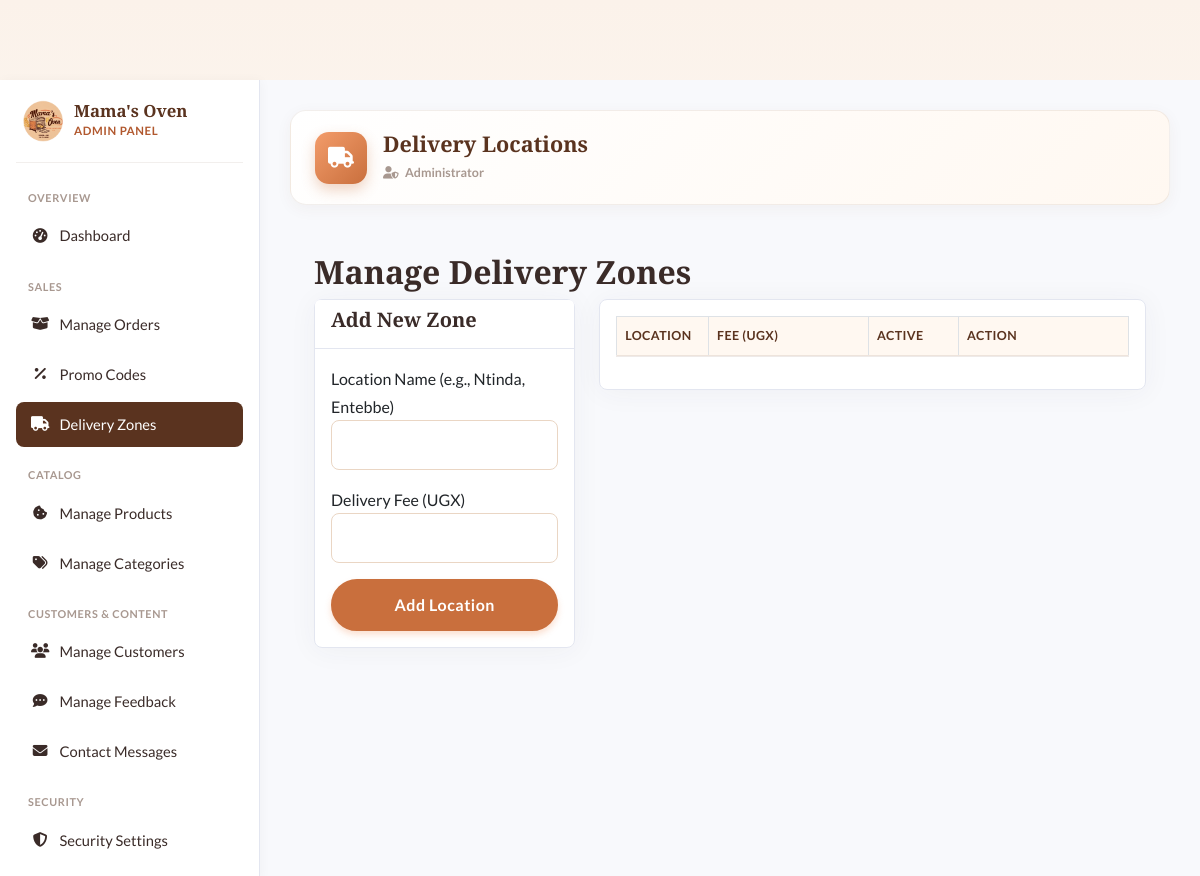
The page /admin/delivery_locations.php (signed in) on the database as committed earlier.
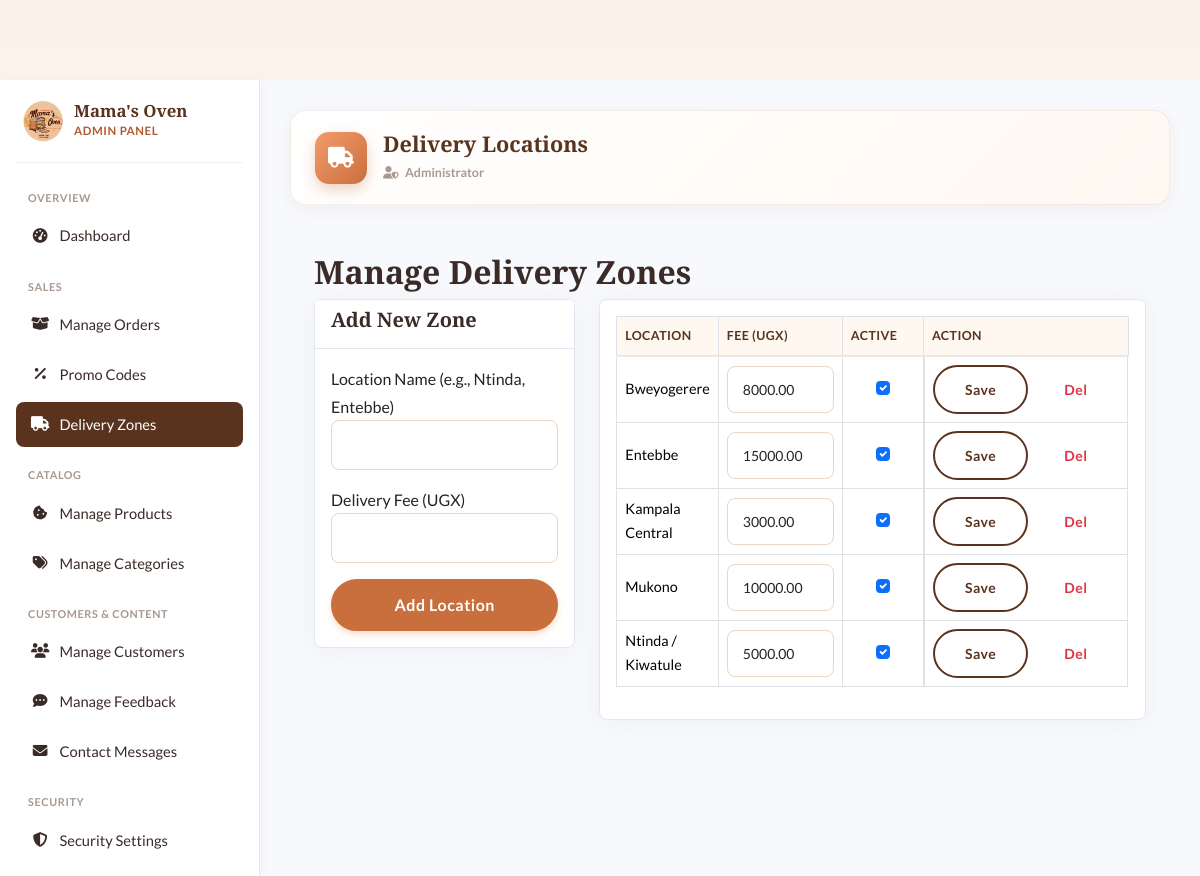
The same page on the database as committed later.
### tables this page shows
CREATE TABLE `delivery_locations` (
  `id` int(11) NOT NULL AUTO_INCREMENT,
  `name` varchar(100) NOT NULL,
  `fee` decimal(10,2) NOT NULL DEFAULT 5000.00,
  `is_active` tinyint(1) NOT NULL DEFAULT 1,
  PRIMARY KEY (`id`)
);

### admin/delivery_locations.php (the view, shortened to what this page needs)
<?php
require_once __DIR__ . '/includes/header.php';
$locations = $pdo->query("SELECT * FROM delivery_locations ORDER BY name ASC")->fetchAll();
?>
<div class="container-fluid px-4 py-4">
    <h2>Manage Delivery Zones</h2>
    <div class="row">
        <div class="col-md-4">
            <div class="card shadow-sm mb-4">
                <div class="card-header bg-white"><h5>Add New Zone</h5></div>
                <div class="card-body">
                    <form method="POST">
                        <div class="mb-3">
                            <label>Location Name (e.g., Ntinda, Entebbe)</label>
                            <input type="text" name="name" class="form-control" required>
                        </div>
                        <div class="mb-3">
                            <label>Delivery Fee (UGX)</label>
                            <input type="number" name="fee" class="form-control" required>
                        </div>
                        <button type="submit" name="add_location" class="btn btn-primary w-100">Add Location</button>
                    </form>
                </div>
            </div>
        </div>
        <div class="col-md-8">
            <div class="card shadow-sm">
                <div class="card-body">
                    <table class="table table-bordered align-middle">
                        <thead>
                            <tr><th>Location</th><th style="width:160px;">Fee (UGX)</th><th style="width:90px;">Active</th><th style="width:170px;">Action</th></tr>
                        </thead>
                        <tbody>
                            <?php foreach ($locations as $loc): ?>
                            <?php $formId = 'loc-form-' . $loc['id']; ?>
                            <tr class="<?php echo (!$loc['is_active'] || $loc['fee'] == 0) ? 'table-warning' : ''; ?>">
                                <td>
                                    <?php echo htmlspecialchars($loc['name']); ?>
                                </td>
                                <td><input type="number" step="0.01" min="0" name="fee" form="<?php echo $formId; ?>" value="<?php echo $loc['fee']; ?>" class="form-control form-control-sm"></td>
                                <td class="text-center"><input type="checkbox" name="is_active" form="<?php echo $formId; ?>" class="form-check-input" <?php echo $loc['is_active'] ? 'checked' : ''; ?>></td>
                                <td class="d-flex gap-1">
                                    <button type="submit" name="update_location" form="<?php echo $formId; ?>" class="btn btn-sm btn-outline-primary">Save</button>
                                    <button type="submit" name="delete_location" form="<?php echo $formId; ?>" class="btn btn-sm btn-outline-danger" onclick="return confirm('Delete this location?');">Del</button>
                                </td>
                            </tr>
                            <?php endforeach; ?>
                        </tbody>
                    </table>
                </div>
            </div>
        </div>
    </div>
</div>
<?php require_once __DIR__ . '/includes/footer.php'; ?>

Rows that differ between the two databases and show on the page:
added delivery_locations: name "Bweyogerere", fee "8000.00", is_active "☑"
added delivery_locations: name "Entebbe", fee "15000.00", is_active "☑"
added delivery_locations: name "Kampala Central", fee "3000.00", is_active "☑"
added delivery_locations: name "Mukono", fee "10000.00", is_active "☑"
added delivery_locations: name "Ntinda / Kiwatule", fee "5000.00", is_active "☑"
